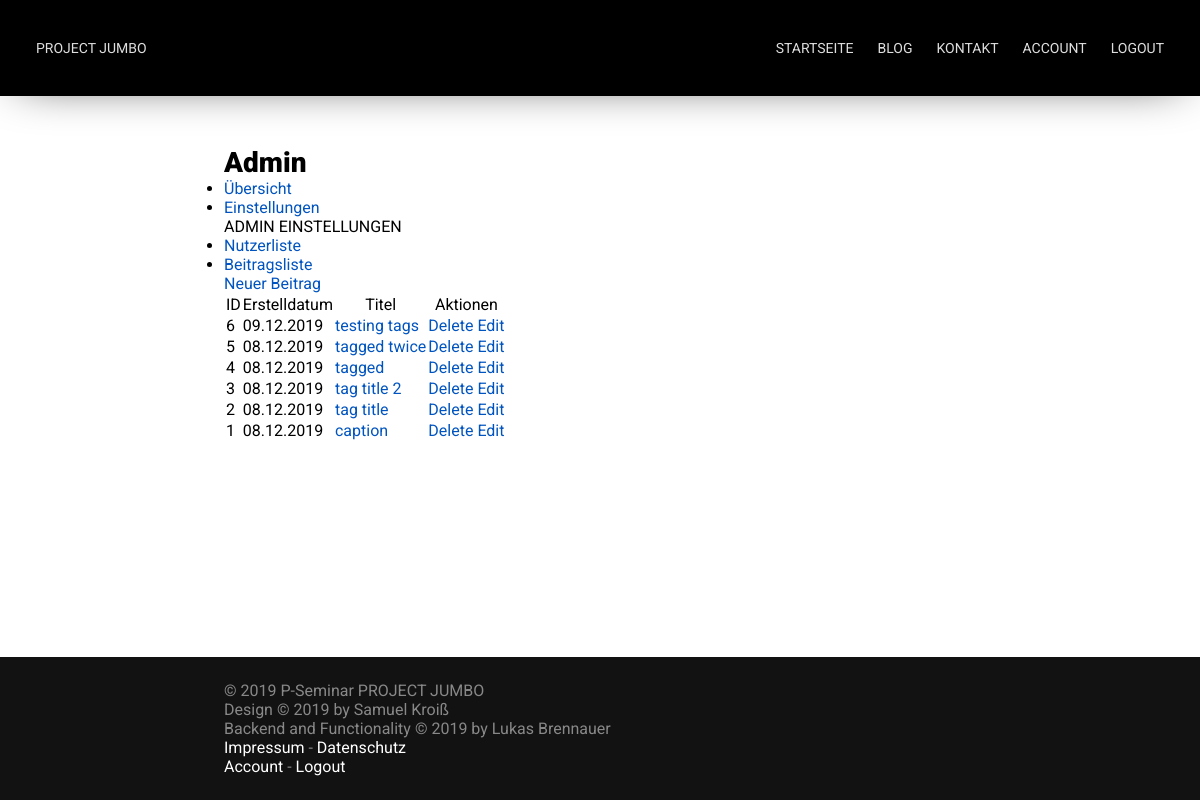
Screenshot of /admin/posts (signed in) with the database file from the repository.
### app/models.py (models this page shows, shortened)
class Blog_Post(db.Model):
    __tablename__ = 'blog_post'
    id = db.Column(db.Integer, primary_key=True)
    caption = db.Column(db.String, nullable=False)
    posted_by = db.Column(db.Integer, db.ForeignKey("user.id"))
    time_created = db.Column(db.DateTime, default=datetime.now() )
    tags = db.Column(db.String)
    comments = db.relationship('Comment')
    body = db.Column(db.String, nullable=False)
    images = db.Column(db.String)

### app/routes/admin_pages.py (the view)
@app.route('/admin/posts', methods=['GET'])
@login_required
def admin_posts():
    if current_user.admin_acc == True:
        posts = Blog_Post.query.order_by(-Blog_Post.id).all()
        return render_template("admin/posts.html", title="Admin", posts=posts)
    else:
        return render_template("errors/error.html", title="Error", error="You're not allowed to use that page!")

### app/models.py (called while the page is built)
@login.user_loader
def load_user(id):
    return User.query.get(id)

### templates/admin/posts.html
{% extends 'user/main.html' %}
{% block user_content %}
<a href="{{ url_for('admin_create_post') }}">Neuer Beitrag</a>
{% if posts|length < 1 %}
<p>There are no Blogposts available!</p>
{% else %}
<table>
    <tr>
        <th>ID</th>
        <th>Erstelldatum</th>
        <th>Titel</th>
        <th>Aktionen</th>
    </tr>
    {% for post in posts %}
    <tr>
        <td>{{ post.id }}</td>
        <td>{{ post.time_created.__format__("%d.%m.%Y") }}</tds>
        <td><a href="{{ url_for( 'blog_post', id=post.id ) }}">{{ post.caption }}</a></td>
        <td>
            <a href="{{ url_for( 'delete', id=post.id ) }}">Delete</a>
            <a href="{{ url_for( 'edit', id=post.id ) }}">Edit</a>
        </td>
    </tr>
    {% endfor %}
</table>
{% endif %}
{% endblock %}

### static/css/main.css (style rules this page uses)
:root { --nav-link-color: #DEDEDE; --nav-link-color-hover: #FFFFFF; --link-color: #0054bf; }
* { margin: 0; padding: 0; font-family: 'Roboto', sans-serif; font-size: 16px; font-weight: 400; text-decoration: none; scroll-behavior: smooth; }
body { width: 100%; height: 100%; overflow-x: hidden; overflow-y: scroll; }
a { color: var(--link-color); }

### rows the page displays
Blog_Post: id "6", time_created.__format__ "09.12.2019", caption "testing tags"
Blog_Post: id "5", time_created.__format__ "08.12.2019", caption "tagged twice"
Blog_Post: id "4", time_created.__format__ "08.12.2019", caption "tagged"
Blog_Post: id "3", time_created.__format__ "08.12.2019", caption "tag title 2"
Blog_Post: id "2", time_created.__format__ "08.12.2019", caption "tag title"
Blog_Post: id "1", time_created.__format__ "08.12.2019", caption "caption"

### other values shown
{{ title }} "Admin"
